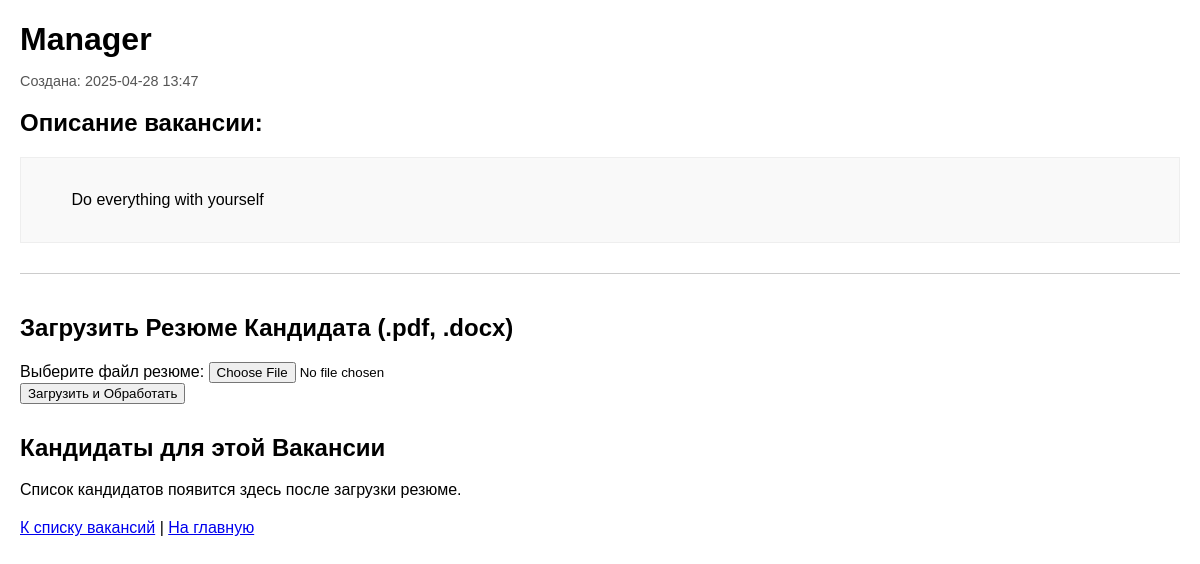
Screenshot of /jobs/2 (signed in) with the database file from the repository.
### app.py (models this page shows, shortened)
class Vacancy(db.Model):
    id = db.Column(db.Integer, primary_key=True)
    title = db.Column(db.String(100), nullable=False)
    description = db.Column(db.Text, nullable=False)
    created_at = db.Column(db.DateTime, nullable=False, default=datetime.utcnow)
    user_id = db.Column(db.Integer, db.ForeignKey('user.id'), nullable=False)
    candidates = db.relationship('Candidate', backref='vacancy', lazy=True, cascade='all, delete-orphan')

### app.py (the view)
@app.route('/jobs/<int:job_id>')
@login_required
def view_job(job_id):
    job = Vacancy.query.get_or_404(job_id)
    if job.user_id != current_user.id:
        abort(403) # 403 Forbidden
    return render_template('view_job.html', job=job, user=current_user)

### app.py (called while the page is built)
@login_manager.user_loader
def load_user(user_id):
    return User.query.get(int(user_id))

### templates/view_job.html (shortened to what this page needs)
<!DOCTYPE html>
<html lang="ru">
<head>
</head>
<body>
    <h1>{{ job.title }}</h1>
    <p class="job-meta">
        Создана: {{ job.created_at.strftime('%Y-%m-%d %H:%M') }}
    </p>
    <h2>Описание вакансии:</h2>
    <div class="job-description">
        {{ job.description }}
    </div>
    <div style="margin-top: 30px; padding-top: 20px; border-top: 1px solid #ccc;">
        <h2>Загрузить Резюме Кандидата (.pdf, .docx)</h2>
        <form method="POST" action="{{ url_for('upload_resume', job_id=job.id) }}" enctype="multipart/form-data">
            <div>
                <label for="resume_file">Выберите файл резюме:</label>
                <input type="file" id="resume_file" name="resume_file" accept=".pdf,.docx" required>
            </div>
            <button type="submit">Загрузить и Обработать</button>
        </form>
    </div>
    <div style="margin-top: 30px;">
        <h2>Кандидаты для этой Вакансии</h2>
        <p class="no-jobs">Список кандидатов появится здесь после загрузки резюме.</p>
    </div>
    <p style="margin-top: 20px;">
        <a href="{{ url_for('list_jobs') }}">К списку вакансий</a>
         |
        <a href="{{ url_for('index') }}">На главную</a>
    </p>
</body>
</html>

### templates/view_job.html (style rules this page uses)
body { font-family: sans-serif; margin: 20px; }
h1 { margin-bottom: 5px; }
.job-meta { font-size: 0.9em; color: #555; margin-bottom: 20px; }
.job-description { border: 1px solid #eee; padding: 15px; white-space: pre-wrap; word-wrap: break-word; background-color: #f9f9f9; }

### rows the page displays
Vacancy: title "Manager", created_at "2025-04-28 13:47", description "Do everything with yourself"
